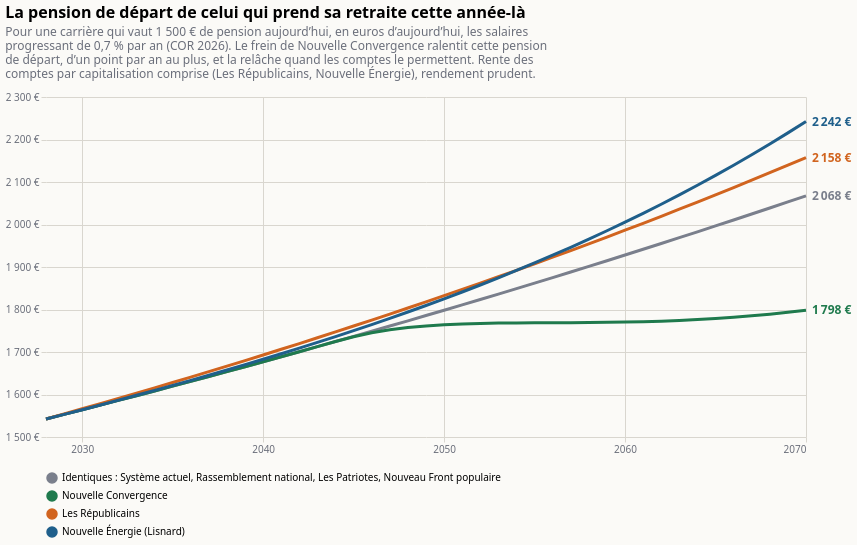

Write a Vega-Lite specification for this figure.
### Vega-Lite specification from a JSON file in a GitHub repository (floating-point values rounded to 4 significant figures; data arrays with more than 128 entries replaced by an {"elided": "..."} marker saying what was removed)
{"$schema": "https://vega.github.io/schema/vega-lite/v6.json", "title": {"text": "La pension de départ de celui qui prend sa retraite cette année-là", "subtitle": ["Pour une carrière qui vaut 1 500 € de pension aujourd’hui, en euros d’aujourd’hui, les salaires", "progressant de 0,7 % par an (COR 2026). Le frein de Nouvelle Convergence ralentit cette pension", "de départ, d’un point par an au plus, et la relâche quand les comptes le permettent. Rente des", "comptes par capitalisation comprise (Les Républicains, Nouvelle Énergie), rendement prudent."], "anchor": "start", "fontSize": 16, "subtitleColor": "#6b6f7b", "subtitlePadding": 6, "offset": 12}, "background": "#fbfaf7", "config": {"font": "system-ui, sans-serif", "axis": {"gridColor": "#d9d6cf", "labelColor": "#6b6f7b", "domain": false, "tickColor": "#d9d6cf"}, "legend": {"orient": "bottom", "columns": 3, "labelLimit": 2000, "symbolOpacity": 1}, "view": {"stroke": null}}, "width": 760, "height": 340, "data": {"values": {"elided": "172 records"}}, "encoding": {"x": {"field": "annee", "type": "quantitative", "scale": {"domain": [2028, 2070]}, "axis": {"format": "d", "title": null, "values": [2030, 2040, 2050, 2060, 2070]}}, "y": {"field": "valeur", "type": "quantitative", "scale": {"zero": false, "padding": 12}, "axis": {"title": null, "labelExpr": "replace(format(datum.value, ',.0f'), ',', ' ') + ' €'", "tickCount": 7}}, "color": {"field": "programme", "type": "nominal", "title": null, "sort": ["Identiques : Système actuel, Rassemblement national, Les Patriotes, Nouveau Front populaire", "Nouvelle Convergence", "Les Républicains", "Nouvelle Énergie (Lisnard)"], "scale": {"domain": ["Identiques : Système actuel, Rassemblement national, Les Patriotes, Nouveau Front populaire", "Nouvelle Convergence", "Les Républicains", "Nouvelle Énergie (Lisnard)"], "range": ["#7a7f8c", "#1f7a4d", "#d1641f", "#1f5f8b"]}, "legend": {"orient": "bottom", "columns": 1, "labelLimit": 2000}}}, "layer": [{"mark": {"type": "line", "strokeWidth": 3}}, {"data": {"values": [{"annee": 2070, "programme": "Identiques : Système actuel, Rassemblement national, Les Patriotes, Nouveau Front populaire", "valeur": 2068.0, "etiquette": "2 068 €"}, {"annee": 2070, "programme": "Nouvelle Convergence", "valeur": 1798.0, "etiquette": "1 798 €"}, {"annee": 2070, "programme": "Les Républicains", "valeur": 2158.0, "etiquette": "2 158 €"}, {"annee": 2070, "programme": "Nouvelle Énergie (Lisnard)", "valeur": 2242.0, "etiquette": "2 242 €"}]}, "mark": {"type": "text", "align": "left", "dx": 6, "fontSize": 12, "fontWeight": "bold"}, "encoding": {"text": {"field": "etiquette"}}}]}
